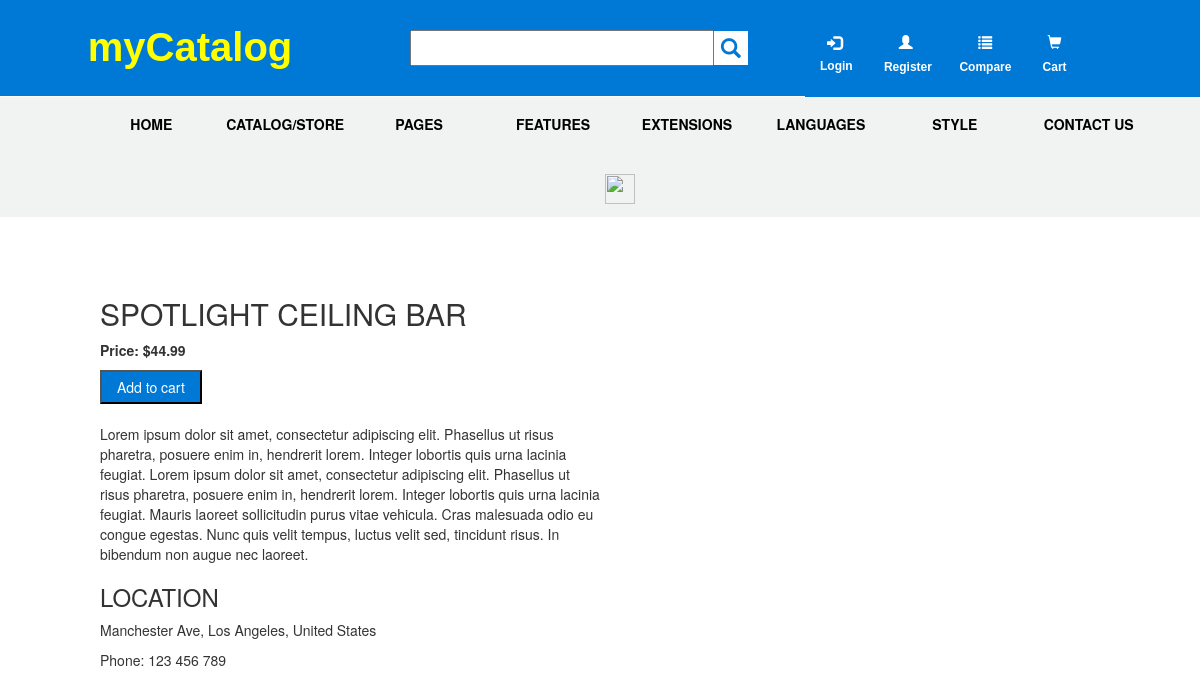
The app's page /detail.php?productid=13 with its own data.
### tables this page shows
CREATE TABLE IF NOT EXISTS `products` (
  `productid` int(11) NOT NULL AUTO_INCREMENT,
  `productname` varchar(255) NOT NULL,
  `price` decimal(10,2) DEFAULT NULL,
  `description` longtext,
  `image` varchar(255) DEFAULT NULL,
  `by_user` varchar(255) DEFAULT NULL,
  PRIMARY KEY (`productid`)
);

### Admin/model/m_product.php (called while the page is built, shortened)
<?php
	function get_product_by_id($productid){
		$db=getDB();
		$query="SELECT * FROM products
				WHERE productid=?";
		try {
			$statement=$db->prepare($query);
			$statement->bindParam(1,$productid);
			$statement->execute();
			$result=$statement->fetch();
			return $result;
		} catch (PDOException $e) {
			$error_message = $e->getMessage();
			echo "Error execute query statement:".$error_message;
		}
	}
?>

### detail.php (the view, shortened to what this page needs)
<?php
	include_once('Admin/model/m_product.php');
	$productid = filter_input(INPUT_GET, 'productid');
	$product_detail = get_product_by_id($productid);
?>
<!DOCTYPE html>
<html lang="">
	<head>
		<link rel="stylesheet" href="https://maxcdn.bootstrapcdn.com/bootstrap/3.3.6/css/bootstrap.min.css">
		<link rel="stylesheet" href="./css/assign1detailproduct.css">
	</head>
	<body>
		<div class="row">
			<div class="logo col-sm-4"><a href="index.php"><span style="color: yellow; font-weight: bold; font-size: 40px; font-family: arial">myCatalog</span></a>
			</div>
			<div class="search col-sm-4 ">
			<form id="search-form" action="search_product.php" method="GET">
				<input name="value" class="searchinput col-sm-6" type="text">
				<div class="search_btn glyphicon glyphicon-search" onclick="document.getElementById('search-form').submit();">
				</div>
			</form>
			</div>
			<div class="order col-sm-4">
				<div class="login"><a class="loginlogo glyphicon glyphicon-log-in" href="login.php"></a><br><a class="loginlabel" href="login.php"><label for="">Login</label></a></div>
				<div class="register"><a class="registerlogo glyphicon glyphicon-user" href="register.php"></a><br><a href="register.php"><label class="label">Register</label></a></div>
				<div class="compare"><a class="comparelogo glyphicon glyphicon-list" href="#"></a><br><a href="#"><label class="label">Compare</label></a></div>
				<div class="cart"><a class="cartlogo glyphicon glyphicon-shopping-cart" href="#"></a><br><a href="#"><label class="label">Cart</label></a></div>
			</div>
		</div>
		<div id="menu">
			<ul>
				<li id="home"><a href="index.php">HOME</a>
				</li>
				<li><a href="products.php">CATALOG/STORE</a></li>
				<li><a href="#">PAGES</a>
				</li>
				<li><a href="#">FEATURES</a>
				</li>
				<li><a href="#">EXTENSIONS</a>
				</li>
				<li><a href="#">LANGUAGES</a>
				</li>
				<li><a href="#">STYLE</a>
				</li>
				<li><a href="#">CONTACT US</a></li>
				<li class="menulist"><a href="#"><img class="listmenu" src="https://upload.wikimedia.org/wikipedia/commons/thumb/2/2c/Ei-navicon.svg/1000px-Ei-navicon.svg.png" alt="" width="30px" height="30px"></a></li>
			</ul>
		</div>
		<div class="productdetail">
			<h2><?php echo $product_detail['productname'] ;?></h1>
			<p><span style="font-weight: bold;">Price: $<?php echo $product_detail['price'] ;?></span></p>
			<button class="btn_addtocart"><span class="addtocart">Add to cart</span></button><br><br>
			<p><?php echo $product_detail['description'] ;?></p>
			<h3>LOCATION</h3>
			<p>Manchester Ave, Los Angeles, United States</p>
			<p>Phone: 123 456 789</p>
		</div>
		<div class="productimage">
		</div>
	</body>
</html>

### css/assign1detailproduct.css (style rules this page uses)
.logo { font-family: arial; background-color: #0078D6; text-align: center; padding-top: 0.5cm; padding-bottom: 20px; }
.row .logo a { text-decoration: none; }
.search { background-color: #0078D6; padding-right: 1cm; padding-top: 0.8cm; padding-bottom: 0.8cm; }
.searchinput { padding-top: 0.15cm; padding-bottom: 0.15cm; width: 85%; margin-right: 0; padding-right: 0; }
.search_btn { font-size: 20px; background-color: white; padding: 7.1px; margin-left: 0; color: #0078D6; }
.login { padding-top: 17px; font-size: 15px; background-color: #0078D6; color: #ffffff;s float: left; width: 1.5cm; padding-bottom: 16px; float: left; }
.loginlogo { width: 1cm; padding-left: 7px; padding-top: 17px; padding-bottom: 2px; color: #ffffff; text-decoration: none; background-color: #0078D6; }
.order .loginlogo { text-decoration: none; }
.loginlabel { padding-top: 2px; margin-top: 0px; background-color: #0078D6; color: #ffffff; font-family: arial; font-size: 12px; }
.register { width: 2cm; float: left; }
.compare { width: 2.2cm; float: left; }
.cart { float: left; }
.registerlogo { width: 1.5cm; padding-left: 22px; padding-top: 33px; padding-bottom: 7px; color: #ffffff; text-decoration: none; background-color: #0078D6; }
.comparelogo { width: 1.5cm; padding-left: 26px; padding-top: 33px; padding-bottom: 7px; color: #ffffff; text-decoration: none; background-color: #0078D6; }
.cartlogo { width: 1cm; padding-left: 12px; padding-top: 33px; padding-bottom: 7px; color: #ffffff; text-decoration: none; background-color: #0078D6; }
.label { padding-top: 10px; margin-top: 1px; background-color: #0078D6; color: #ffffff; font-family: arial; font-size: 12px; }
.order { background-color: #0078D6; padding-top: 1px; }
.register .registerlogo { text-decoration: none; }
.compare .comparelogo { text-decoration: none; }
.cart .cartlogo { text-decoration: none; }
#menu ul { list-style-type: none; background-color: #f1f3f2; text-align: center; }
#menu ul li { color: black; display: inline-table; width: 130px; height: 60px; padding-top: 17px; position: relative; }
#menu ul li a { color: #000000; text-decoration: none; font-weight: bold; display: block; }
.productdetail { width: 50%; height: 600px; padding-left: 100px; padding-top: 50px; float: left; }
.btn_addtocart { padding-top: 5px; padding-bottom: 5px; padding-left: 15px; padding-right: 15px; background-color: #0078D6; }
.addtocart { color: #ffffff; }
.productimage { width: 50%; float: left; }

### records on screen
products: productname "SPOTLIGHT CEILING BAR", price "44.99", description "Lorem ipsum dolor sit amet, consectetur adipiscing elit. Phasellus ut risus pharetra, posuere enim in, hendrerit lorem. Integer lobortis quis urna lacinia feugiat. Lorem ipsum dolor sit amet, consectetur adipiscing elit. Phasellus ut risus pharetra, posuere enim in, hendrerit lorem. Integer lobortis quis urna lacinia feugiat. Mauris laoreet sollicitudin purus vitae vehicula. Cras malesuada odio eu congue egestas. Nunc quis velit tempus, luctus velit sed, tincidunt risus. In bibendum non augue nec laoreet."
